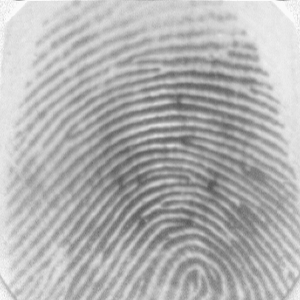
#> input picture DB1_B/101_1.tif, 300 x 300 px
$ jupyter execute --allow-errors Identyfikacja_odcisku.ipynb
#> lines starting #> are read from the running program, lines starting #| are printed output that depends on the picture; after the words box and inside, x2 and y2 are one past the last pixel; in counts of white or black regions, pixels touching at a corner belong together
### utils.py
import math
import numpy as np
import cv2 as cv
import urllib.request
import IPython
import base64
import html

# [36 lines left out: function do_the_thing, not called in this run]

def merge_nearby_points(singular_points, distance_threshold=80):
    if not singular_points:
        return []

    merged_points = []
    for sp1 in singular_points:
        is_merged = False
        for sp2 in merged_points:
            dist = np.sqrt((sp1['coords'][0] - sp2['coords'][0])**2 + (sp1['coords'][1] - sp2['coords'][1])**2)
            if dist < distance_threshold:
                is_merged = True
                break
        if not is_merged:
            merged_points.append(sp1)
    return merged_points

# [23 lines left out: function classify_fingerprint, not called in this run]

def calculate_poincare_index(orientations, mask, step=16, window_size=3, poincare_tolerance_degrees=45):
    h, w = orientations.shape
    singular_points = []

    for y in range(window_size, h - window_size, step):
        for x in range(window_size, w - window_size, step):
            if mask[y, x] == 0:
                continue
            path_points = []
            for i in range(x - window_size, x + window_size + 1):
                path_points.append((i, y - window_size))
            for j in range(y - window_size + 1, y + window_size + 1):
                path_points.append((x + window_size, j))
            for i in range(x + window_size - 1, x - window_size - 1, -1):
                path_points.append((i, y + window_size))
            for j in range(y + window_size - 1, y - window_size, -1):
                path_points.append((x - window_size, j))

            unique_path_points = []
            seen = set()
            for px, py in path_points:
                if mask[py, px] == 0:
                    break
                if 0 <= px < w and 0 <= py < h and mask[py, px] != 0:
                    if (px, py) not in seen:
                        unique_path_points.append((px, py))
                        seen.add((px, py))

            path_points = unique_path_points

            if len(path_points) < 8:
                continue

            poincare_index_radians = 0
            N = len(path_points)
            for i in range(N):
                p1_x, p1_y = path_points[i]
                p2_x, p2_y = path_points[(i + 1) % N]

                theta1 = orientations[p1_y, p1_x]
                theta2 = orientations[p2_y, p2_x]

                diff = theta2 - theta1
                if diff > np.pi / 2:
                    diff -= np.pi
                elif diff < -np.pi / 2:
                    diff += np.pi

                poincare_index_radians += diff

            poincare_index_degrees = np.degrees(poincare_index_radians)

            if abs(poincare_index_degrees + 180) < poincare_tolerance_degrees:
                singular_points.append({'type': 'core', 'coords': (x, y), 'index': poincare_index_degrees})
            elif abs(poincare_index_degrees - 180) < poincare_tolerance_degrees:
                singular_points.append({'type': 'delta', 'coords': (x, y), 'index': poincare_index_degrees})
            elif abs(poincare_index_degrees - 360) < poincare_tolerance_degrees:
                singular_points.append({'type': 'whorl_core', 'coords': (x, y), 'index': poincare_index_degrees})

    return singular_points

# Utility function to show an image
# [92 lines left out: functions show, load_from_url, draw_orientations, draw_minutiae, not called in this run]

# Utility function to generate gabor filter kernels

_sigma_conv = (3.0/2.0)/((6*math.log(10))**0.5)
# sigma is adjusted according to the ridge period, so that the filter does not contain more than three effective peaks
def _gabor_sigma(ridge_period):
    return _sigma_conv * ridge_period

# [11 lines left out: functions _gabor_size, gabor_kernel, not called in this run]


# Utility functions for minutiae
def angle_abs_difference(a, b):
    return math.pi - abs(abs(a - b) - math.pi)

def angle_mean(a, b):
    return math.atan2((math.sin(a)+math.sin(b))/2, ((math.cos(a)+math.cos(b))/2))

# Utility functions for MCC
# [25 lines left out: functions draw_minutiae_and_cylinder, draw_match_pairs, not called in this run]

def proces_image_and_get_points(fingerprint_path):
    fingerprint = cv.imread(fingerprint_path, cv.IMREAD_GRAYSCALE)
    if fingerprint is None:
        raise ValueError("Nie udało się wczytać obrazu! Sprawdź ścieżkę lub format pliku.")
    gx, gy = cv.Sobel(fingerprint, cv.CV_32F, 1, 0), cv.Sobel(fingerprint, cv.CV_32F, 0, 1)
    gx2, gy2 = gx**2, gy**2
    gm = np.sqrt(gx2 + gy2)

    sum_gm = cv.boxFilter(gm, -1, (25, 25), normalize = False)
    thr = sum_gm.max() * 0.2
    mask = cv.threshold(sum_gm, thr, 255, cv.THRESH_BINARY)[1].astype(np.uint8)

    W = (23, 23)
    gxx = cv.boxFilter(gx2, -1, W, normalize = False)
    gyy = cv.boxFilter(gy2, -1, W, normalize = False)
    gxy = cv.boxFilter(gx * gy, -1, W, normalize = False)
    gxx_gyy = gxx - gyy
    gxy2 = 2 * gxy

    orientations = (cv.phase(gxx_gyy, -gxy2) + np.pi) / 2 # '-' to adjust for y axis direction

    singular_points = calculate_poincare_index(orientations, mask, step=10, window_size=6)
    singular_points = merge_nearby_points(singular_points, distance_threshold=50)
    return singular_points

# [14 lines left out: function compare_fingerprints, not called in this run]

### Identyfikacja_odcisku.ipynb
# Identyfikacja odcisku
na podstawie dostępnych (w `Database/all`, a właściwie to w `Database/processed/processed_data.json`)

[cell 1]
import json
from pathlib import Path
from utils import proces_image_and_get_points, compare_fingerprints, show
import cv2

all_fingerprints_path = Path('Database/processed/processed_data.json')
#> (the rest of this cell did not finish here and is left out)

[cell 2]
def identify_user(given_fingerprint_points, ):
    best_match = None
    best_score = -1

    for user_id, db_points in all_fingerprints_data.items():
        score, matched = compare_fingerprints(given_fingerprint_points, db_points)
        if score > best_score:
            best_score = score
            best_match = user_id

    return best_score, best_match

[cell 3]
def perform_identification(given_fingerprint_path_str):
    given_fingerprint_path = Path(given_fingerprint_path_str)
    given_fingerprint_points = proces_image_and_get_points(given_fingerprint_path)

    print("\tCechy podanego odcisku palca:")
    print("\t", given_fingerprint_points)
    best_score, best_match = identify_user(given_fingerprint_points)
    print()

    is_identified = False
    if (best_score > (len(given_fingerprint_points)*0.2)):
        is_identified = True
        print("\tZidentyfikowano uzytkownika jako: "+best_match+" z wynikiem: "+str(best_score))
        fingerprint1 = cv2.imread(given_fingerprint_path, cv2.IMREAD_GRAYSCALE)
        fingerprint2 = cv2.imread(Path("Database/all/"+best_match+".tif"), cv2.IMREAD_GRAYSCALE)
        print('\t(po lewej) Podany odcisk i (po prawej) Dopasowany odcisk')
        show(fingerprint1, fingerprint2)
    else:
        fingerprint = cv2.imread(given_fingerprint_path, cv2.IMREAD_GRAYSCALE)
        show(fingerprint, 'Podany odcisk')
        print("\tUżytkownik nieznany lub odcisk jest niewystarczająco dobry. Wyliczony score: ", best_score)
    return is_identified

[cell 4]
def test_several_fingerprints(paths_str):
    identified = 0
    for path_str in paths_str:
        print("Testowany odcisk: "+path_str)
        is_identified = perform_identification(path_str)
#> in proces_image_and_get_points, fingerprint is the input picture: shape (300, 300); min 86, max 250, mean 178.1
#> in proces_image_and_get_points, `gx, gy = cv.Sobel(fingerprint, cv.CV_32F, 1, 0), cv.Sobel(fingerprint,..`:
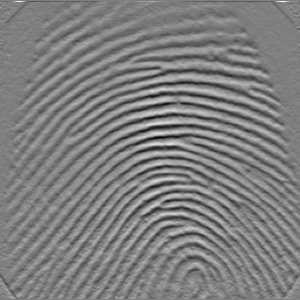
#> gy: shape (300, 300) float32; min -310, max 310, mean -0.8; drawn with min black and max white
#> in proces_image_and_get_points, `gx2, gy2 = gx**2, gy**2`:
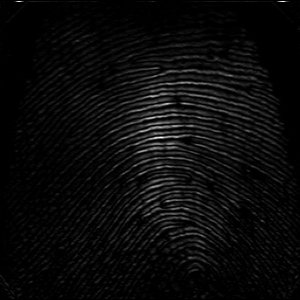
#> gy2: shape (300, 300) float32; min 0, max 96100, mean 4239.4; drawn with min black and max white
#> in proces_image_and_get_points, `gm = np.sqrt(gx2 + gy2)`:
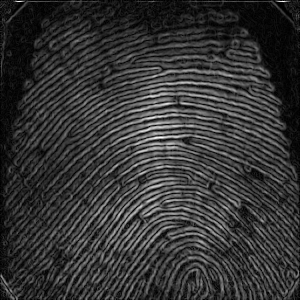
#> gm: shape (300, 300) float32; min 0, max 310.4, mean 65.1; drawn with min black and max white
#> in proces_image_and_get_points, `sum_gm = cv.boxFilter(gm, -1, (25, 25), normalize = False)`:
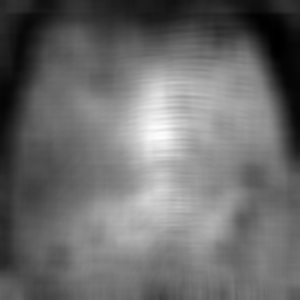
#> sum_gm: shape (300, 300) float32; min 5816.5, max 88375.7, mean 40747.3; drawn with min black and max white
#> in proces_image_and_get_points, `thr = sum_gm.max() * 0.2`: thr = 17675.1
#> in proces_image_and_get_points, `mask = cv.threshold(sum_gm, thr, 255, cv.THRESH_BINARY)[1].astype(np.u..`:
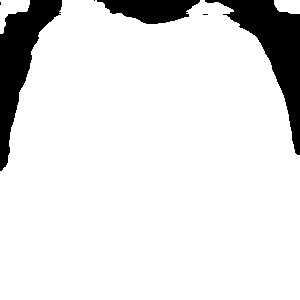
#> mask: shape (300, 300); 88.8% white; 6 black regions (3 under 20 px), largest, box (x1, y1, x2, y2) and area: (205, 0, 300, 155) 4405, (0, 0, 62, 171) 4025, (97, 0, 200, 24) 1643
#> in proces_image_and_get_points, `gxx = cv.boxFilter(gx2, -1, W, normalize = False)`:
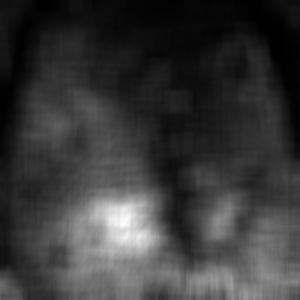
#> gxx: shape (300, 300) float32; min 32112, max 4790108, mean 1098806.2; drawn with min black and max white
#> in proces_image_and_get_points, `gyy = cv.boxFilter(gy2, -1, W, normalize = False)`:
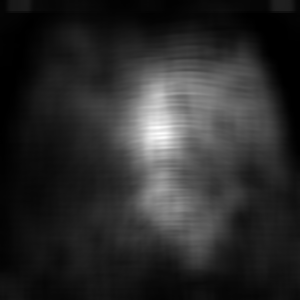
#> gyy: shape (300, 300) float32; min 23140, max 13122332, mean 2245064.5; drawn with min black and max white
#> in proces_image_and_get_points, `gxy = cv.boxFilter(gx * gy, -1, W, normalize = False)`:
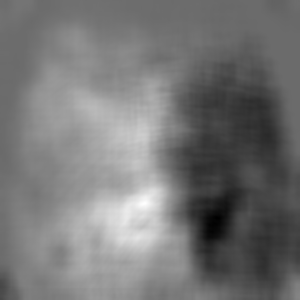
#> gxy: shape (300, 300) float32; min -2964146, max 4047663, mean 278728.4; drawn with min black and max white
#> in proces_image_and_get_points, `gxx_gyy = gxx - gyy`:
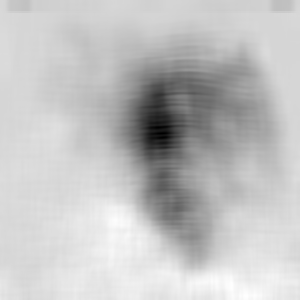
#> gxx_gyy: shape (300, 300) float32; min -12647652, max 2462512, mean -1146258.2; drawn with min black and max white
#> in proces_image_and_get_points, `orientations = (cv.phase(gxx_gyy, -gxy2) + np.pi) / 2 # '-' to adjust ..`:
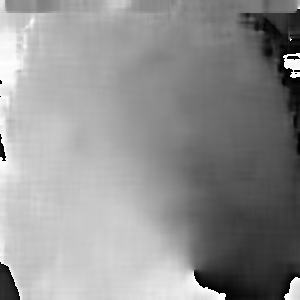
#> orientations: shape (300, 300) float32; min 1.57, max 4.71, mean 3.36; drawn with min black and max white
#> after the loop in calculate_poincare_index, `for y in range(window_size, h - window_size, step):`: singular_points = 2 items
#> the loop in merge_nearby_points, `for sp1 in singular_points:` made 2 passes
#> sp1 on passes 1 to 2: {'type': 'core', 'coords': (196, 266), 'index': -180}, {'type': 'core', 'coords': (196, 276), 'index': -180}
#> after the loop in merge_nearby_points, `for sp1 in singular_points:`: merged_points = 1 item
#| 	 [{'type': 'core', 'coords': (196, 266), 'index': -180.0}]
#> after the loop in identify_user, `for user_id, db_points in all_fingerprints_data.items():`: best_score = -1
        if is_identified:
            identified += 1
        print("\n")
    print("\n", "Zidentyfikowano ", identified, "z", len(paths_str))

    print("\n", "-"*70, "\n")

[cell 5]
# Osoba 101 (1) --> W bazie 1 odcisków

paths_str = ['DB1_B/101_1.tif', 'DB1_B/101_2.tif', 'DB1_B/101_3.tif', 'DB1_B/101_4.tif', 'DB1_B/101_5.tif', 'DB1_B/101_6.tif', 'DB1_B/101_7.tif', 'DB1_B/101_8.tif']
#> (the rest of this cell did not finish here and is left out)

[cell 6]
# Osoba 105 (3) --> W bazie 5 odcisków
paths_str = ['DB1_B/105_1.tif', 'DB1_B/105_2.tif', 'DB1_B/105_3.tif', 'DB1_B/105_4.tif', 'DB1_B/105_5.tif', 'DB1_B/105_6.tif', 'DB1_B/105_7.tif', 'DB1_B/105_8.tif']
#> (the rest of this cell did not finish here and is left out)

[cell 7]
# Osoba 102 (nieznana) --> W bazie 0 odcisków
paths_str = ['DB1_B/102_1.tif', 'DB1_B/102_2.tif', 'DB1_B/102_3.tif', 'DB1_B/102_4.tif', 'DB1_B/102_5.tif', 'DB1_B/102_6.tif', 'DB1_B/102_7.tif', 'DB1_B/102_8.tif']
#> (the rest of this cell did not finish here and is left out)
